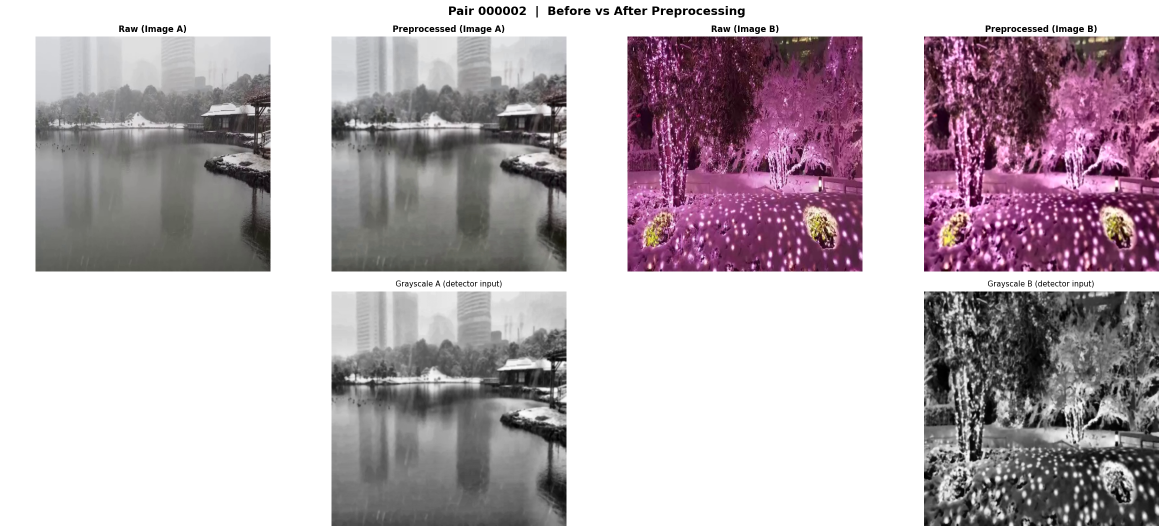
#> input picture outputs/preprocessed/visualisations/pair_000002_before_after.png, 2329 x 1064 px, given as the content of the folder data/udis/test/input1, which was not available (shown at 1/2 size)
$ python preprocess.py
#> lines starting #> are read from the running program, lines starting #| are printed output that depends on the picture; pictures that were not available may be replaced by others from this repository, and a replacement may not be noted
"""
Stage 1 — Image Preprocessing
Smart Panorama & Object Recognition System
==========================================
Dataset : UDIS-D test split (data/udis/test/input1/ + data/udis/test/input2/)
Input   : Raw image pair paths
Output  : (color_img, gray_img) as np.ndarray + saved .npy files

Preprocessing Pipeline
-----------------------
1. Load image
2. Gaussian Blur  → cv2.GaussianBlur(img, (5,5), 1.0)
3. Median Filter  → cv2.medianBlur(img, 3)
4. CLAHE          → lighting normalisation on L channel (LAB space)
5. Grayscale copy → for SIFT / Harris detector input
6. Colour copy    → for stitching
"""

import os
import glob
import argparse
import numpy as np
import cv2
import matplotlib
matplotlib.use("Agg")
import matplotlib.pyplot as plt


# ──────────────────────────────────────────────────────────────────────────────
# CORE FUNCTION
# ──────────────────────────────────────────────────────────────────────────────

def preprocess(img_path: str) -> tuple:
    """
    Load and preprocess a single image.

    Parameters
    ----------
    img_path : str  →  path to raw input image (JPEG / PNG)

    Returns
    -------
    color_img : np.ndarray  (H, W, 3) uint8 BGR  →  used for stitching
    gray_img  : np.ndarray  (H, W)    uint8      →  used for feature detection
    """

    # Step 1 — Load
    img = cv2.imread(img_path)
    if img is None:
        raise FileNotFoundError(f"[preprocess] Cannot load: '{img_path}'")

    # Step 2 — Gaussian Blur (noise reduction)
    img = cv2.GaussianBlur(img, (5, 5), 1.0)

    # Step 3 — Median Filter (salt-and-pepper removal)
    img = cv2.medianBlur(img, 3)

    # Step 4 — CLAHE on Luminance channel only (lighting normalisation)
    lab = cv2.cvtColor(img, cv2.COLOR_BGR2LAB)
    l_ch, a_ch, b_ch = cv2.split(lab)
    clahe = cv2.createCLAHE(clipLimit=2.0, tileGridSize=(8, 8))
    l_ch  = clahe.apply(l_ch)
    lab   = cv2.merge([l_ch, a_ch, b_ch])
    color_img = cv2.cvtColor(lab, cv2.COLOR_LAB2BGR)

    # Step 5 — Grayscale copy
    gray_img = cv2.cvtColor(color_img, cv2.COLOR_BGR2GRAY)

    return color_img, gray_img


# ──────────────────────────────────────────────────────────────────────────────
# BATCH PROCESSING
# ──────────────────────────────────────────────────────────────────────────────

def run_batch(input1_dir: str,
              input2_dir: str,
              output_dir: str,
              max_pairs:  int  = 100,
              save_npy:   bool = True) -> list:
    """
    Process up to max_pairs UDIS-D image pairs.

    Parameters
    ----------
    input1_dir : str   →  UDIS-D input1/ folder (left images)
    input2_dir : str   →  UDIS-D input2/ folder (right images)
    output_dir : str   →  where to save .npy files
    max_pairs  : int   →  maximum pairs to process (default 50)
    save_npy   : bool  →  save .npy arrays to disk

    Returns
    -------
    results : list of dict
        Keys: pair_id, path_a, path_b, color_a, gray_a, color_b, gray_b
    """
    os.makedirs(output_dir, exist_ok=True)

    exts   = ("*.jpg", "*.jpeg", "*.png", "*.JPG", "*.JPEG", "*.PNG")
    files1 = sorted(f for ext in exts for f in glob.glob(os.path.join(input1_dir, ext)))
    files2 = sorted(f for ext in exts for f in glob.glob(os.path.join(input2_dir, ext)))

    if not files1 or not files2:
        raise RuntimeError(
            f"[run_batch] No images found!\n"
            f"  input1: {input1_dir} → {len(files1)} files\n"
            f"  input2: {input2_dir} → {len(files2)} files"
        )

    n_pairs = min(len(files1), len(files2), max_pairs)
    print(f"[run_batch] Processing {n_pairs} pairs ...")

    results = []
    for i in range(n_pairs):
        pair_id = os.path.splitext(os.path.basename(files1[i]))[0]

        color_a, gray_a = preprocess(files1[i])
#> in preprocess, img is the input picture: shape (1064, 2329, 3); mean B, G, R 181.6, 175, 186.5
#> in preprocess, `lab = cv2.cvtColor(img, cv2.COLOR_BGR2LAB)`: lab: shape (1064, 2329, 3); mean of channels 0, 1, 2 182.4, 133.7, 126.5
#> in preprocess, `l_ch, a_ch, b_ch = cv2.split(lab)`:
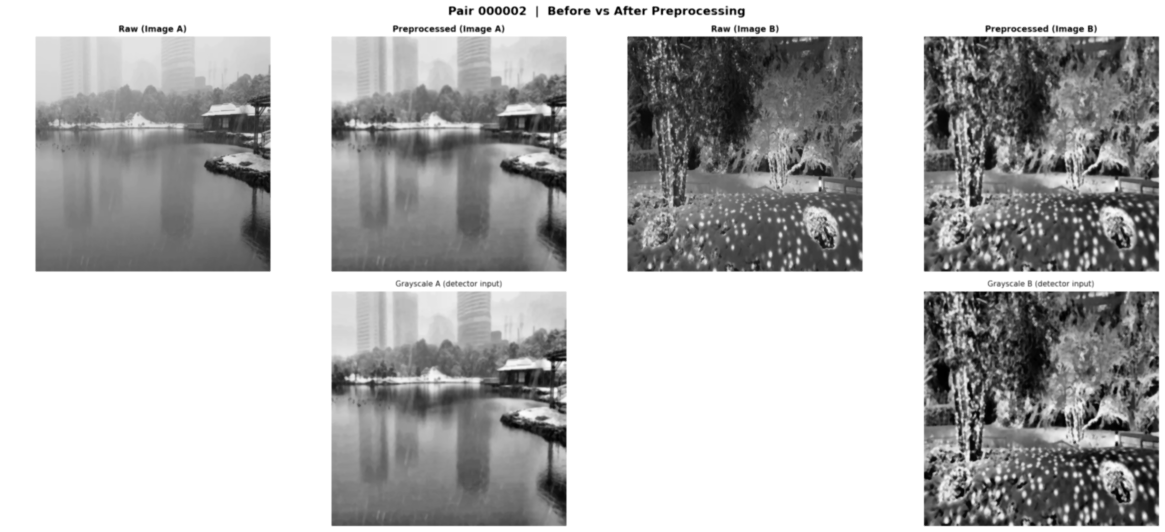
#> l_ch: shape (1064, 2329) (shown at 1/2 size); min 0, max 255, mean 182.4
#> in preprocess, `l_ch, a_ch, b_ch = cv2.split(lab)`:
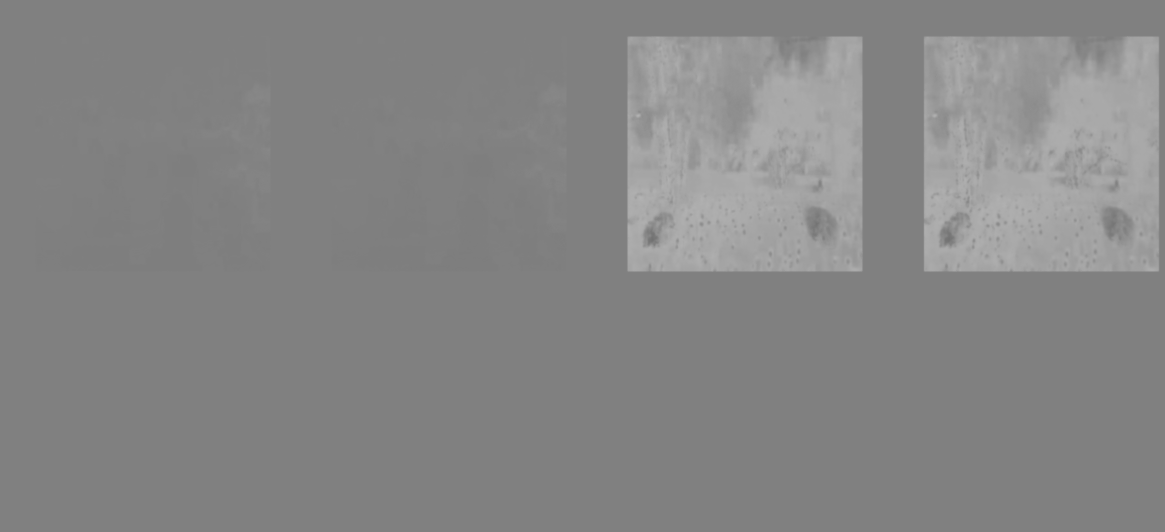
#> a_ch: shape (1064, 2329) (shown at 1/2 size); min 113, max 179, mean 133.7
#> in preprocess, `l_ch, a_ch, b_ch = cv2.split(lab)`:
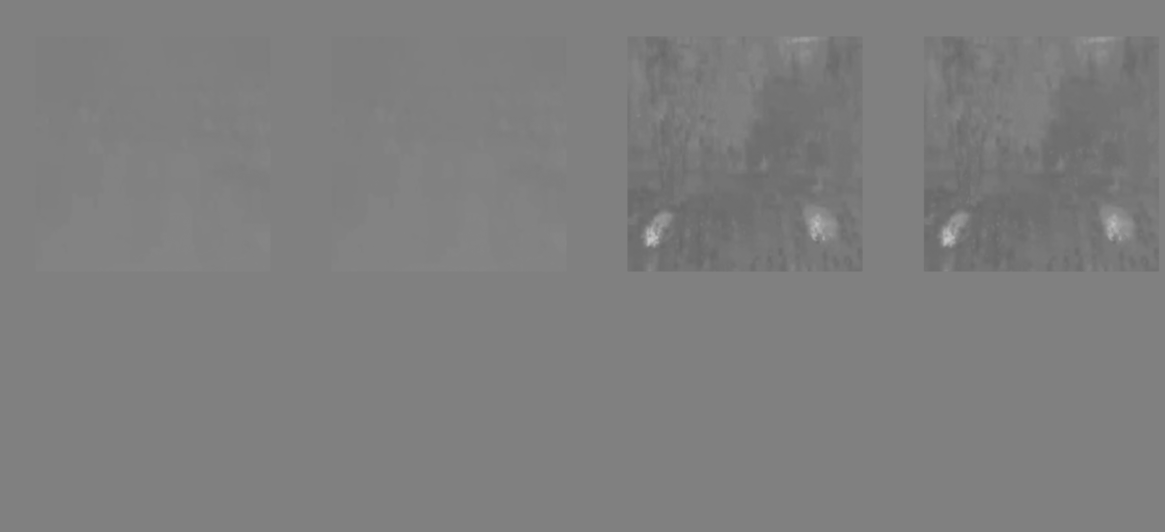
#> b_ch: shape (1064, 2329) (shown at 1/2 size); min 102, max 198, mean 126.5
#> in preprocess, `l_ch  = clahe.apply(l_ch)`:
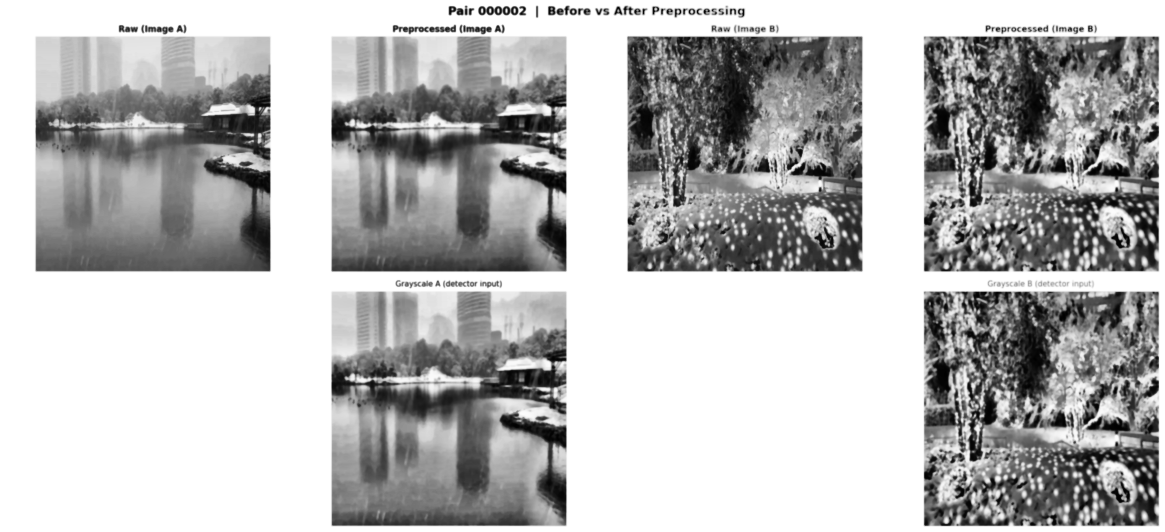
#> l_ch: shape (1064, 2329) (shown at 1/2 size); min 0, max 255, mean 184.7
#> in preprocess, `lab   = cv2.merge([l_ch, a_ch, b_ch])`: lab: shape (1064, 2329, 3); mean of channels 0, 1, 2 184.7, 133.7, 126.5
#> in preprocess, `color_img = cv2.cvtColor(lab, cv2.COLOR_LAB2BGR)`:
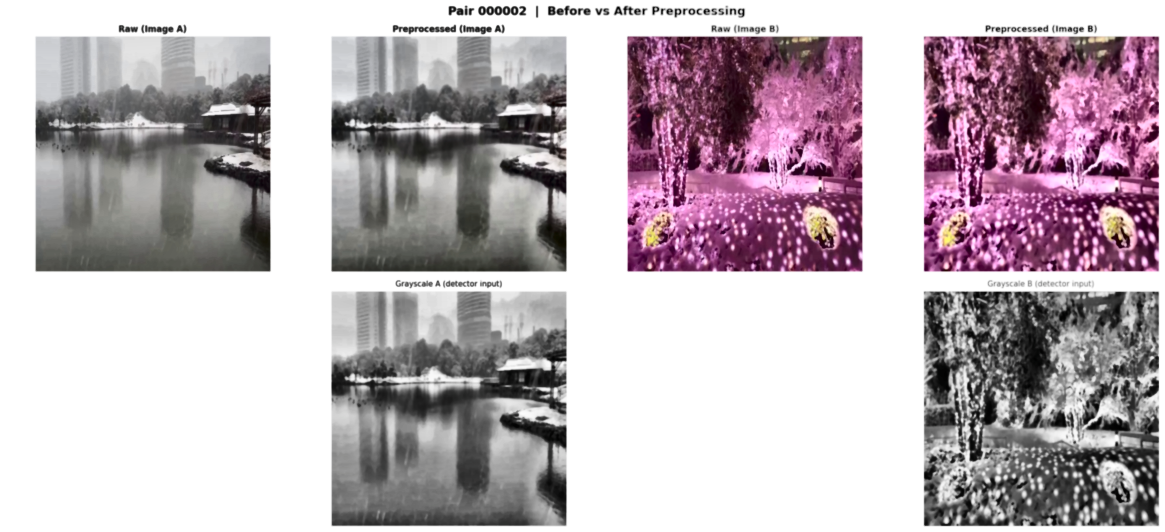
#> color_img: shape (1064, 2329, 3) (shown at 1/2 size); mean B, G, R 184.2, 177.6, 189.1
        color_b, gray_b = preprocess(files2[i])

        results.append({
            "pair_id": pair_id,
            "path_a":  files1[i],
            "path_b":  files2[i],
            "color_a": color_a,
            "gray_a":  gray_a,
            "color_b": color_b,
            "gray_b":  gray_b,
        })

        if save_npy:
            np.save(os.path.join(output_dir, f"{pair_id}_a_color.npy"), color_a)
            np.save(os.path.join(output_dir, f"{pair_id}_a_gray.npy"),  gray_a)
            np.save(os.path.join(output_dir, f"{pair_id}_b_color.npy"), color_b)
            np.save(os.path.join(output_dir, f"{pair_id}_b_gray.npy"),  gray_b)

        if (i + 1) % 10 == 0 or (i + 1) == n_pairs:
            print(f"  Processed {i+1}/{n_pairs} pairs")

    print(f"[run_batch] Done. Saved to '{output_dir}'")
    return results


# ──────────────────────────────────────────────────────────────────────────────
# VISUALISATION
# ──────────────────────────────────────────────────────────────────────────────

def visualise_samples(results:    list,
                      n_samples:  int = 5,
                      output_dir: str = "outputs/preprocessed") -> None:
    """
    Save before/after figures for n_samples pairs.

    Layout (per figure):
    Row 0: Raw A | Processed A | Raw B | Processed B   (colour)
    Row 1:        | Grayscale A |       | Grayscale B   (gray)
    """
    vis_dir = os.path.join(output_dir, "visualisations")
    os.makedirs(vis_dir, exist_ok=True)

    n_samples = min(n_samples, len(results))
    indices   = np.linspace(0, len(results) - 1, n_samples, dtype=int)

    for idx in indices:
        rec     = results[idx]
        pair_id = rec["pair_id"]
        raw_a   = cv2.imread(rec["path_a"])
        raw_b   = cv2.imread(rec["path_b"])

        def to_rgb(bgr):
            return cv2.cvtColor(bgr, cv2.COLOR_BGR2RGB)

        fig, axes = plt.subplots(2, 4, figsize=(20, 9))
        fig.suptitle(f"Pair {pair_id}  |  Before vs After Preprocessing",
                     fontsize=14, fontweight="bold")

        top_imgs   = [to_rgb(raw_a), to_rgb(rec["color_a"]),
                      to_rgb(raw_b), to_rgb(rec["color_b"])]
        top_titles = ["Raw (Image A)", "Preprocessed (Image A)",
                      "Raw (Image B)", "Preprocessed (Image B)"]
        bot_imgs   = [None, rec["gray_a"], None, rec["gray_b"]]
        bot_titles = ["", "Grayscale A (detector input)",
                      "", "Grayscale B (detector input)"]

        for col in range(4):
            axes[0, col].imshow(top_imgs[col])
            axes[0, col].set_title(top_titles[col], fontsize=10, fontweight="bold")
            axes[0, col].axis("off")

            if bot_imgs[col] is not None:
                axes[1, col].imshow(bot_imgs[col], cmap="gray")
                axes[1, col].set_title(bot_titles[col], fontsize=9)
            axes[1, col].axis("off")

        plt.tight_layout()
        save_path = os.path.join(vis_dir, f"pair_{pair_id}_before_after.png")
        plt.savefig(save_path, dpi=120, bbox_inches="tight")
        plt.close(fig)
        print(f"  [vis] Saved → {save_path}")

    print(f"[visualise_samples] {n_samples} figures saved to '{vis_dir}'")


# ──────────────────────────────────────────────────────────────────────────────
# CUSTOM SCENES
# ──────────────────────────────────────────────────────────────────────────────

# def preprocess_custom_scenes(scenes_root: str, output_dir: str) -> None:
#     """
#     Preprocess all images inside scenes_root/<scene_name>/ sub-folders.

#     Expected layout
#     ---------------
#     data/custom_photos/
#         scene_01/   img_001.jpg  img_002.jpg  ...
#         scene_02/   ...
#         scene_03/   ...
#     """
#     scene_dirs = sorted(
#         d for d in glob.glob(os.path.join(scenes_root, "*"))
#         if os.path.isdir(d)
#     )

#     if not scene_dirs:
#         print(f"[custom_scenes] No sub-folders found in '{scenes_root}'. Skipping.")
#         return

#     print(f"[custom_scenes] Found {len(scene_dirs)} scene(s).")
#     for scene_dir in scene_dirs:
#         scene_name = os.path.basename(scene_dir)
#         out_scene  = os.path.join(output_dir, "custom", scene_name)
#         os.makedirs(out_scene, exist_ok=True)

#         imgs = sorted(
#             f for ext in ("*.jpg", "*.jpeg", "*.png", "*.JPG", "*.JPEG", "*.PNG")
#             for f in glob.glob(os.path.join(scene_dir, ext))
#         )
#         if not imgs:
#             print(f"  [custom_scenes] '{scene_name}': no images. Skipping.")
#             continue

#         print(f"  [custom_scenes] '{scene_name}': {len(imgs)} image(s).")
#         for img_path in imgs:
#             stem = os.path.splitext(os.path.basename(img_path))[0]
#             color, gray = preprocess(img_path)
#             np.save(os.path.join(out_scene, f"{stem}_color.npy"), color)
#             np.save(os.path.join(out_scene, f"{stem}_gray.npy"),  gray)

#     print(f"[custom_scenes] Done. Saved to '{output_dir}/custom/'")


# ──────────────────────────────────────────────────────────────────────────────
# CLI ENTRY POINT
# ──────────────────────────────────────────────────────────────────────────────

def parse_args():
    p = argparse.ArgumentParser(description="Stage 1 — Image Preprocessing")
    p.add_argument("--input1",  default="data/udis/test/input1")
    p.add_argument("--input2",  default="data/udis/test/input2")
    p.add_argument("--output",  default="outputs/preprocessed")
    p.add_argument("--pairs",   type=int, default=50)
    p.add_argument("--vis",     type=int, default=5)
    p.add_argument("--custom",  default=None)
    p.add_argument("--no-npy",  action="store_true")
    return p.parse_args()


if __name__ == "__main__":
    args = parse_args()

    print("=" * 55)
    print("  Stage 1 — Image Preprocessing")
    print("=" * 55)

    results = run_batch(
        input1_dir = args.input1,
        input2_dir = args.input2,
        output_dir = args.output,
        max_pairs  = args.pairs,
        save_npy   = not args.no_npy
        )
#> results = 2 items

    if args.vis > 0:
        visualise_samples(results, n_samples=args.vis, output_dir=args.output)
#> in visualise_samples, `n_samples = min(n_samples, len(results))`: n_samples = 2
#> in visualise_samples, `indices   = np.linspace(0, len(results) - 1, n_samples, dtype=int)`: indices = [0, 1]
#> in visualise_samples, `rec     = results[idx]`: rec = 7 items
#> in visualise_samples, `pair_id = rec["pair_id"]`: pair_id = 'pair_000002_before_after'
#|   [vis] Saved → outputs/preprocessed/visualisations/pair_pair_000002_before_after_before_after.png
#| [visualise_samples] 2 figures saved to 'outputs/preprocessed/visualisations'

    # custom scenes preprocessing(cancelled)
    # if args.custom:
    #     preprocess_custom_scenes(args.custom, args.output)

    print("\n[Stage 1] Complete ")
